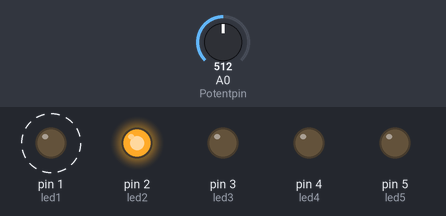
This sketch was run on a simulated Arduino Uno, built with avr-gcc and run on an emulated ATmega328P. Shown: output pins drawn as LEDs (lit = HIGH). Dashed ring = blinking. The inputs (shaded band) are chosen by the test bench; at power-on: A0 (Potentpin) = 512.

Above: at 3.3 s.
3.4 s: A0 (Potentpin) set to 0
At 5.8 s:
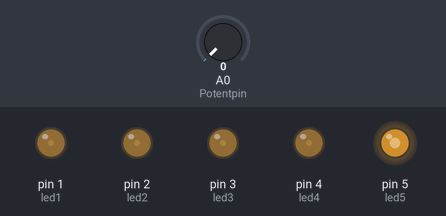
6.8 s: A0 (Potentpin) set to 122
At 6.98 s:
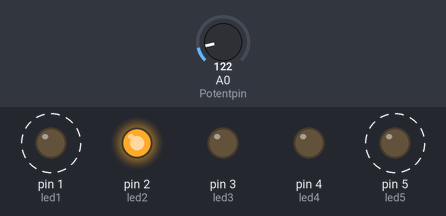
At 7.34 s:
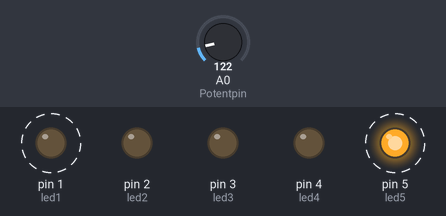
Timing chart, 0 to 16.3 s (numbered marks = the images above; inputs shaded):
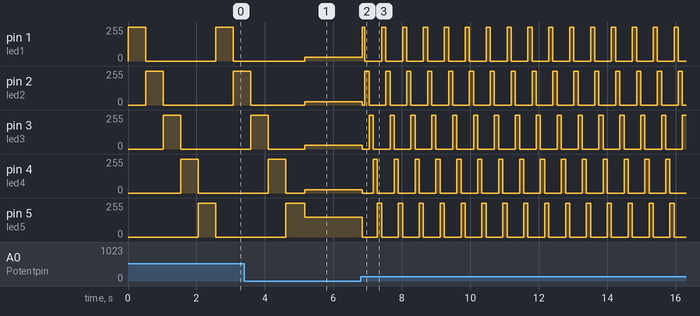

Measured:
- after the input at 6.8 s, pin 1 (led1), pin 5 (led5): alternates 255/255 for 0.12 s and 0/255 for 0.49 s, starting at once; pin 2 (led2), pin 4 (led4): 26/255 → 0/255 at once, then repeats every 0.61 s: 255/255 0.12 s, 0/255 0.49 s; pin 3 (led3): 27/255 → 0/255 at once, then repeats every 0.61 s: 255/255 0.12 s, 0/255 0.49 s

The sketch:

Potentiometer.ino
```cpp
const int led1 = 1;
const int led2 = 2;
const int led3 = 3;
const int led4 = 4;
const int led5 = 5;
const int Potentpin = A0;
int delay1;

void setup()
{
  pinMode(led1,OUTPUT);
  pinMode(led2,OUTPUT);
  pinMode(led3,OUTPUT);
  pinMode(led4,OUTPUT);
  pinMode(led5,OUTPUT);
  pinMode(Potentpin,INPUT);
}

void loop(){

 delay1 = analogRead(Potentpin);
  digitalWrite(led1,HIGH);
  digitalWrite(led2,LOW);
  digitalWrite(led3,LOW);
  digitalWrite(led4,LOW);
  digitalWrite(led5,LOW);
delay(delay1);
  digitalWrite(led1,LOW);
  digitalWrite(led2,HIGH);
  digitalWrite(led3,LOW);
  digitalWrite(led4,LOW);
  digitalWrite(led5,LOW);
delay(delay1);
  digitalWrite(led1,LOW);
  digitalWrite(led2,LOW);
  digitalWrite(led3,HIGH);
  digitalWrite(led4,LOW);
  digitalWrite(led5,LOW);
delay(delay1);
  digitalWrite(led1,LOW);
  digitalWrite(led2,LOW);
  digitalWrite(led3,LOW);
  digitalWrite(led4,HIGH);
  digitalWrite(led5,LOW);
delay(delay1);
  digitalWrite(led1,LOW);
  digitalWrite(led2,LOW);
  digitalWrite(led3,LOW);
  digitalWrite(led4,LOW);
  digitalWrite(led5,HIGH);
delay(delay1);
}
```
